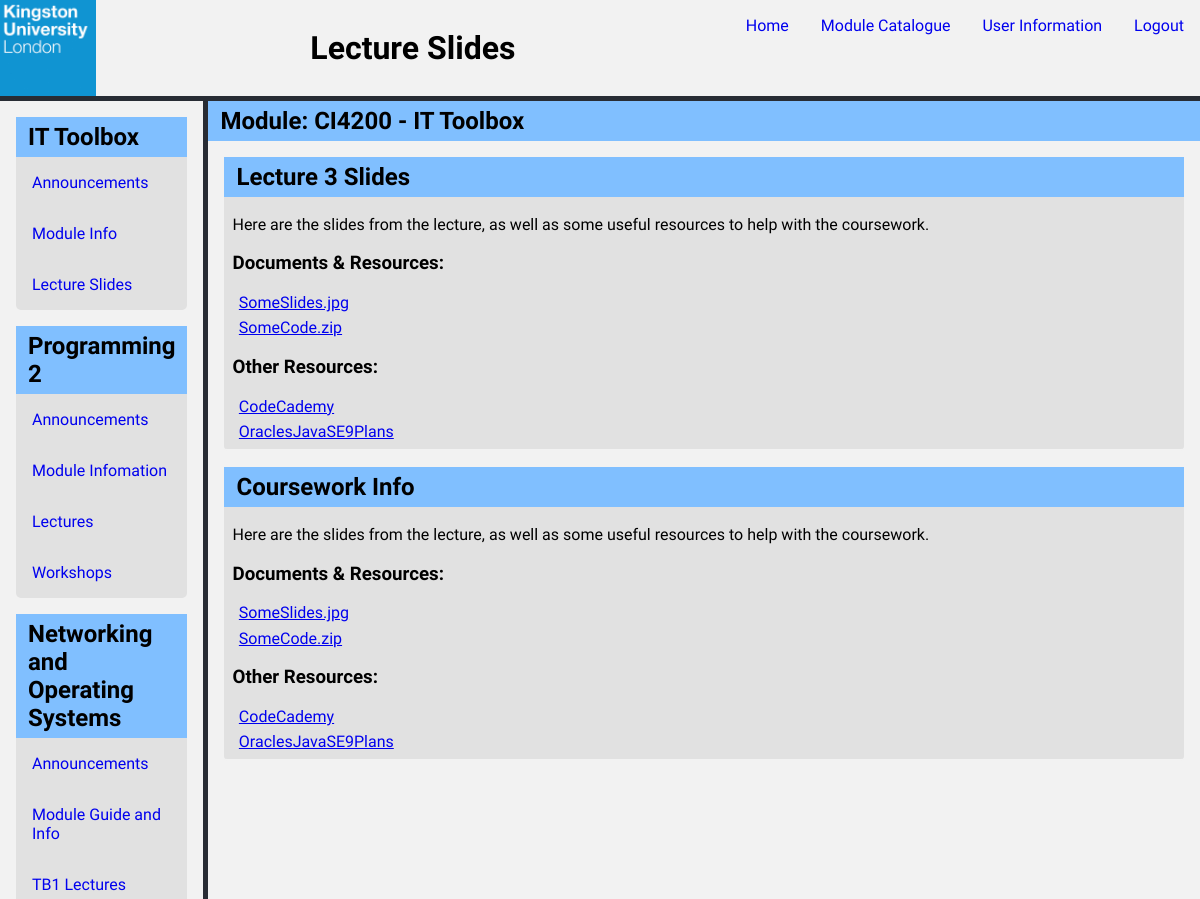
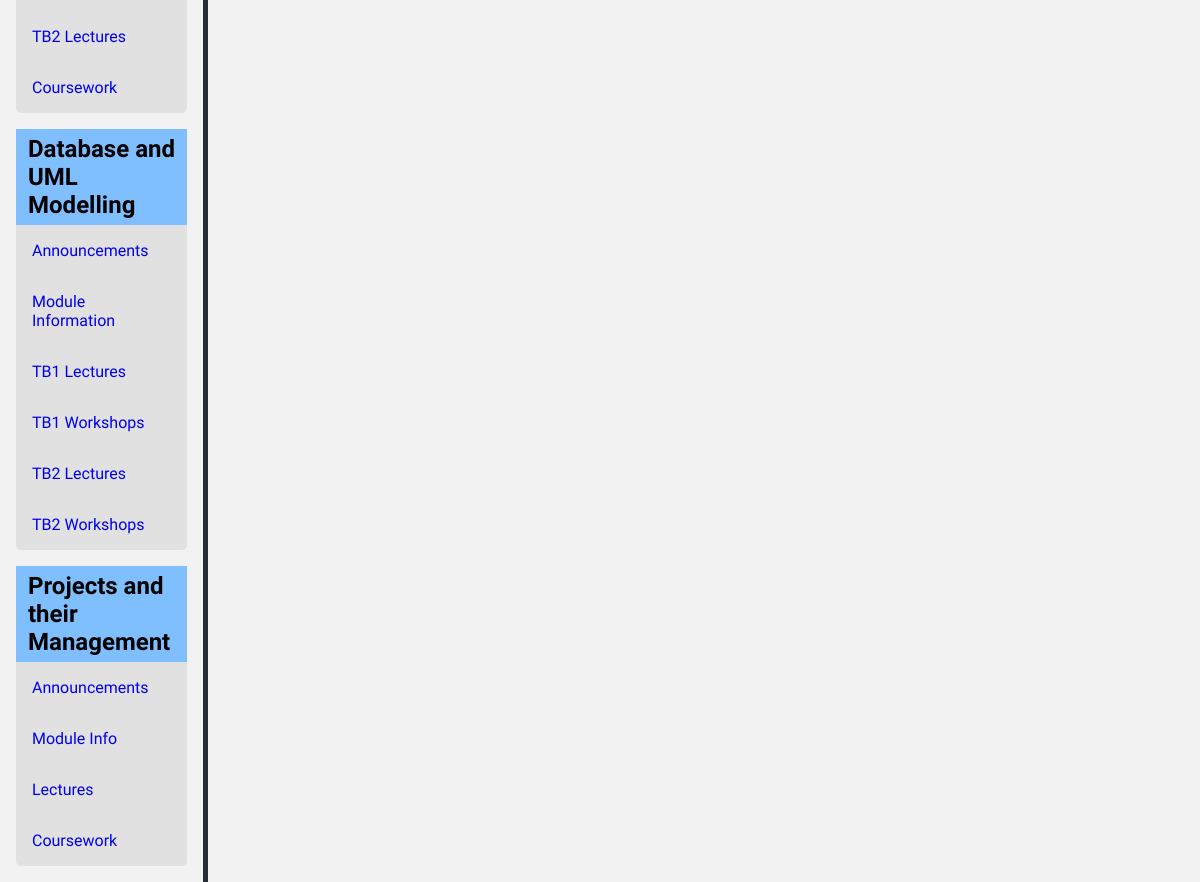
/module.php?moduleID=CI4200&modulePage=Lecture Slides (signed in), run on the app's committed database (2 pictures, top to bottom).
### tables this page shows
CREATE TABLE `module` (
  `moduleID` varchar(8) NOT NULL,
  `moduleName` text NOT NULL,
  `moduleDescription` text NOT NULL
);

### _includes/frontRow/Module.php (called while the page is built, shortened)
<?php
class Module {
    private $moduleID;
    public function __get($name) {
        return $this->$name;
    }
    public function setModulePage($db){
            $stmt = $db->prepare('SELECT modulePage.pageName
            FROM modulePage
            WHERE modulePage.moduleID=:moduleID');
            $stmt->bindParam(':moduleID', $this->moduleID);
            $stmt->execute();
            $this->modulePage = $stmt->fetchAll(PDO::FETCH_COLUMN, 0);
    }
}

### _includes/moduleNav.php (the view)
<?php foreach($modules as $module) : ?>
            <section>
                <h2><?= $module->moduleName ?></h2>
                <?php $numberOfPages = count($module->modulePage); ?>
                    <?php for ($i = 0; $i < $numberOfPages; $i++) : ?>
                         <a href="module.php?moduleID=<?= $module->moduleID ?>&amp;modulePage=<?= $module->modulePage[$i] ?>"><?= $module->modulePage[$i] ?></a>
                    <?php endfor ?>
            </section>
<?php endforeach ?>

### module.php (shortened to what this page needs)
<?php
require_once '_includes/pdoConnect.php';
require_once '_includes/frontRow/Module.php';
if(isset($_GET['moduleID'])) {
    $sql = 'SELECT COUNT(*) FROM module WHERE moduleID = :moduleID';
    $stmt = $db->prepare($sql);
    $stmt->bindParam(':moduleID', $_GET['moduleID']);
    $stmt->execute();
    if ($stmt->fetchColumn() == 0) {
        header('Location: home.php');
    } else {
        $stmt = $db->prepare('SELECT module.moduleID, module.moduleName
        FROM module, userModule
        WHERE module.moduleID=userModule.moduleID AND userModule.kNumber=:kNumber');
        $stmt->bindParam(':kNumber', $_SESSION['username']);
        $stmt->execute();
        $modules = $stmt->fetchAll(PDO::FETCH_CLASS, 'module');
        foreach($modules as $module) {
            $module->setModulePage($db);
            if ($_GET['moduleID'] == $module->moduleID) {
                $currentModule = $module;
            }
        }
        if (isset($_GET['modulePage'])) {
            $numberOfPages = count($currentModule->modulePage);
            for ($i = 0; $i < $numberOfPages; $i++) {
                if ($_GET['modulePage'] == $currentModule->modulePage[$i]) {
                    $currentPage = $currentModule->modulePage[$i];
                }
            }
        } else {
            echo 'It ain\'t set!';
            $currentPage = $currentModule->modulePage[0];
        }
    }
} else {
    header('Location: home.php');
}
?>
<!DOCTYPE html>
<html lang="en">
    <head>
        <link rel="stylesheet" href="_css/layout.css">
    </head>
    <body>
        <header>
            <img src="_img/kulogo.png" alt="Kingston University">
            <h1><?= $currentPage ?></h1>
            <nav>
                <a href="home.php">Home</a>
                <a href="moduleCatalogue.php">Module Catalogue</a>
                <div class="dropdown">
                    <a href="#" class="dropdown-toggle">User Information</a>
                </div>
                <a id="logout" href="logout.php">Logout</a>
            </nav>
        </header>
        <nav>
<?php include_once '_includes/moduleNav.php'; ?>
        </nav>
        <main>
            <h2>Module: <?= $currentModule->moduleID ?> - <?= $currentModule->moduleName ?></h2>
            <article class="module-post">
                <h2>Lecture 3 Slides</h2>
                <section>
                    <p>Here are the slides from the lecture, as well as some useful resources to help with the coursework.</p>
                    <h3>Documents &amp; Resources:</h3>
                    <a href="#">SomeSlides.jpg</a>
                    <a href="#">SomeCode.zip</a>
                    <h3>Other Resources:</h3>
                    <a href="#">CodeCademy</a>
                    <a href="#">OraclesJavaSE9Plans</a>
                </section>
            </article>
            <article class="module-post">
                <h2>Coursework Info</h2>
                <section>
                    <p>Here are the slides from the lecture, as well as some useful resources to help with the coursework.</p>
                    <h3>Documents &amp; Resources:</h3>
                    <a href="#">SomeSlides.jpg</a>
                    <a href="#">SomeCode.zip</a>
                    <h3>Other Resources:</h3>
                    <a href="#">CodeCademy</a>
                    <a href="#">OraclesJavaSE9Plans</a>
                </section>
            </article>
        </main>
    </body>
</html>

### _css/layout.css (style rules this page uses)
html, body { min-height: 100%; width: 100%; margin: 0; }
body { background: #282C34; display: grid; grid-template-columns: repeat(6, 1fr); grid-template-rows: auto; grid-template-areas: "h h h h h h" "sb m m m m m"; grid-column-gap: 5px; grid-row-gap: 5px; }
header { grid-area: h; display: flex; height: 12vh; background: #f2f2f2; justify-content: space-between; align-items: center; flex-wrap: wrap; }
header img { height: 100%; }
header nav { display: flex; justify-content: flex-end; align-self: flex-start; flex-wrap: nowrap; }
header nav a, body > nav a { padding: 1em; text-decoration: none; }
body > nav { grid-area: sb; background: #f2f2f2; }
body > nav section { display: flex; flex-direction: column; background: #e1e1e1; margin: 1em; border-radius: 5px; }
body > nav h2, main h2 { padding: 0.25em 0.5em; margin: 0; background: #80bfff; }
.dropdown { position: relative; display: inline-block; margin-top: 1em; }
main { grid-area: m; background: #f2f2f2; min-height: 88vh; }
main article, main > section { background: #e1e1e1; border-radius: 5px; margin: 1em; }
main section { padding: 0.1em 0.5em; border-bottom: 2px solid #f2f2f2; border-bottom-left-radius: 3px; border-bottom-right-radius: 3px; }
main > section p, main section a { margin: 1em; }
article section a { display: block; margin: 0.4em; }

### _css/main.css (style rules this page uses)
body { font-family: 'Abel',sans-serif; }

### data on the page
module: moduleName "IT Toolbox", modulePage "Announcements", modulePage "Module Info", modulePage "Lecture Slides", moduleID "CI4200"
module: moduleName "Programming 2", modulePage "Announcements", modulePage "Module Infomation", modulePage "Lectures", modulePage "Workshops"
module: moduleName "Networking and Operating Systems", modulePage "Announcements", modulePage "Module Guide and Info", modulePage "TB1 Lectures", modulePage "TB2 Lectures", modulePage "Coursework"
module: moduleName "Database and UML Modelling", modulePage "Announcements", modulePage "Module Information", modulePage "TB1 Lectures", modulePage "TB1 Workshops", modulePage "TB2 Lectures", modulePage "TB2 Workshops"
module: moduleName "Projects and their Management", modulePage "Announcements", modulePage "Module Info", modulePage "Lectures", modulePage "Coursework"

### other printed values
$currentPage "Lecture Slides"
